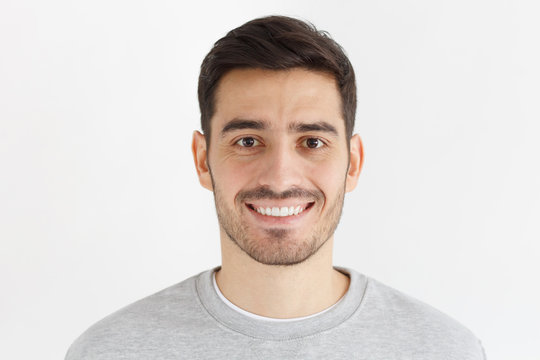
#> input picture image.jpg, 540 x 360 px
$ python script.py image.jpg
#> lines starting #> are read from the running program, lines starting #| are printed output that depends on the picture
import sys
import cv2
from PIL import Image, ImageDraw


def detect_faces_and_eyes(image):
    face_cascade = cv2.CascadeClassifier(
        cv2.data.haarcascades + 'haarcascade_frontalface_default.xml')
    eye_cascade = cv2.CascadeClassifier(
        cv2.data.haarcascades + 'haarcascade_eye.xml')

    gray = cv2.cvtColor(image, cv2.COLOR_BGR2GRAY)

    # Adjust these parameters to improve face detection
    scaleFactor = 1.1
    minNeighbors = 5
    faces = face_cascade.detectMultiScale(gray, scaleFactor, minNeighbors)

    eyes_coordinates = []
    for (x, y, w, h) in faces:
        roi_gray = gray[y:y+h, x:x+w]

        # Adjust these parameters to improve eye detection
        scaleFactor = 1.1
        minNeighbors = 5
        minSize = (30, 30)
        maxSize = (60, 60)
        eyes = eye_cascade.detectMultiScale(
            roi_gray, scaleFactor, minNeighbors, 0, minSize, maxSize)

        for (ex, ey, ew, eh) in eyes:
            eyes_coordinates.append((x+ex, y+ey, ew, eh))

    return eyes_coordinates


def add_censor_bar(image, eyes_coordinates):
    draw = ImageDraw.Draw(image)
    bar_height = 10

    # Get the minimum and maximum x, y coordinates for all detected eyes
    x_values = [x for x, y, w, h in eyes_coordinates]
    y_values = [y for x, y, w, h in eyes_coordinates]
    min_x = min(x_values)
    max_x = max([x + w for x, y, w, h in eyes_coordinates])
    min_y = min(y_values)
    max_y = max([y + h for x, y, w, h in eyes_coordinates])

    # Extend the width of the censor bar to cover most of the face
    face_width = max_x - min_x
    face_margin = face_width // 5
    censor_bar_left = max(min_x - face_margin, 0)
    censor_bar_top = min_y - bar_height // 2
    censor_bar_right = min(max_x + face_margin, image.size[0])
    censor_bar_bottom = max_y + bar_height // 2

    draw.rectangle([(censor_bar_left, censor_bar_top),
                    (censor_bar_right, censor_bar_bottom)], fill="red")
    print(f"Censor bar added at ({censor_bar_left},{censor_bar_top})")

    return image


def main(image_path):
    # Read the input image using OpenCV
#> called with image_path = 'image.jpg'
    cv_image = cv2.imread(image_path)
#> cv_image is the input picture: shape (360, 540, 3); mean B, G, R 211.8, 215.7, 222.7

    # Detect faces and eyes
    eyes_coordinates = detect_faces_and_eyes(cv_image)
#> in detect_faces_and_eyes, `gray = cv2.cvtColor(image, cv2.COLOR_BGR2GRAY)`:
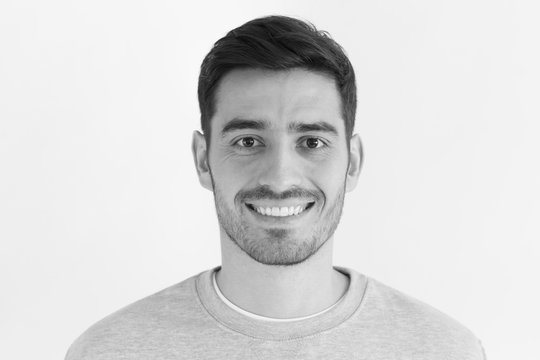
#> gray: shape (360, 540); min 4, max 255, mean 217.4
#> in detect_faces_and_eyes, `faces = face_cascade.detectMultiScale(gray, scaleFactor, minNeighbors)`: faces = [[182, 64, 195, 195]]
#> the loop in detect_faces_and_eyes, `for (x, y, w, h) in faces:` made 1 pass
#> (x, y, w, h, scaleFactor, minNeighbors, minSize, maxSize) on pass 1: (182, 64, 195, 195, 1.1, 5, (30, 30), (60, 60))
#> pass 1, in detect_faces_and_eyes, `roi_gray = gray[y:y+h, x:x+w]`:
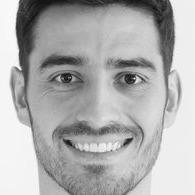
#> roi_gray: shape (195, 195); min 13, max 255, mean 175.3
#> after the loop in detect_faces_and_eyes, `for (x, y, w, h) in faces:`: eyes_coordinates = [(287, 121, 45, 45), (223, 119, 47, 47)]
#> eyes_coordinates = [(287, 121, 45, 45), (223, 119, 47, 47)]
    print(f"Detected {len(eyes_coordinates)} eyes")
#| Detected 2 eyes

    if not eyes_coordinates:
        print("No eyes detected")
        sys.exit(1)

    # Convert the OpenCV image to a PIL image
    pil_image = Image.fromarray(cv2.cvtColor(cv_image, cv2.COLOR_BGR2RGB))

    # Add censor bars
    censored_image = add_censor_bar(pil_image, eyes_coordinates)
#> in add_censor_bar, `x_values = [x for x, y, w, h in eyes_coordinates]`: x_values = [287, 223]
#> in add_censor_bar, `y_values = [y for x, y, w, h in eyes_coordinates]`: y_values = [121, 119]
#> in add_censor_bar, `min_x = min(x_values)`: min_x = 223
#> in add_censor_bar, `max_x = max([x + w for x, y, w, h in eyes_coordinates])`: max_x = 332
#> in add_censor_bar, `min_y = min(y_values)`: min_y = 119
#> in add_censor_bar, `max_y = max([y + h for x, y, w, h in eyes_coordinates])`: max_y = 166
#> in add_censor_bar, `face_width = max_x - min_x`: face_width = 109
#> in add_censor_bar, `face_margin = face_width // 5`: face_margin = 21
#> in add_censor_bar, `censor_bar_left = max(min_x - face_margin, 0)`: censor_bar_left = 202
#> in add_censor_bar, `censor_bar_top = min_y - bar_height // 2`: censor_bar_top = 114
#> in add_censor_bar, `censor_bar_right = min(max_x + face_margin, image.size[0])`: censor_bar_right = 353
#> in add_censor_bar, `censor_bar_bottom = max_y + bar_height // 2`: censor_bar_bottom = 171
#| Censor bar added at (202,114)
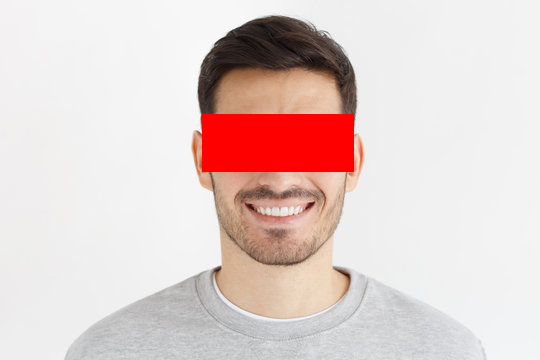
#> censored_image: PIL image 540x360 RGB; mean R, G, B 226, 209.2, 206.3

    # Save the output image
    censored_image.save("output.jpg")
    print("Output image saved as output.jpg")


if __name__ == "__main__":
    if len(sys.argv) != 2:
        print("Usage: python script.py image.jpg")
        sys.exit(1)

    image_path = sys.argv[1]
    print(f"Processing image: {image_path}")
    main(image_path)
